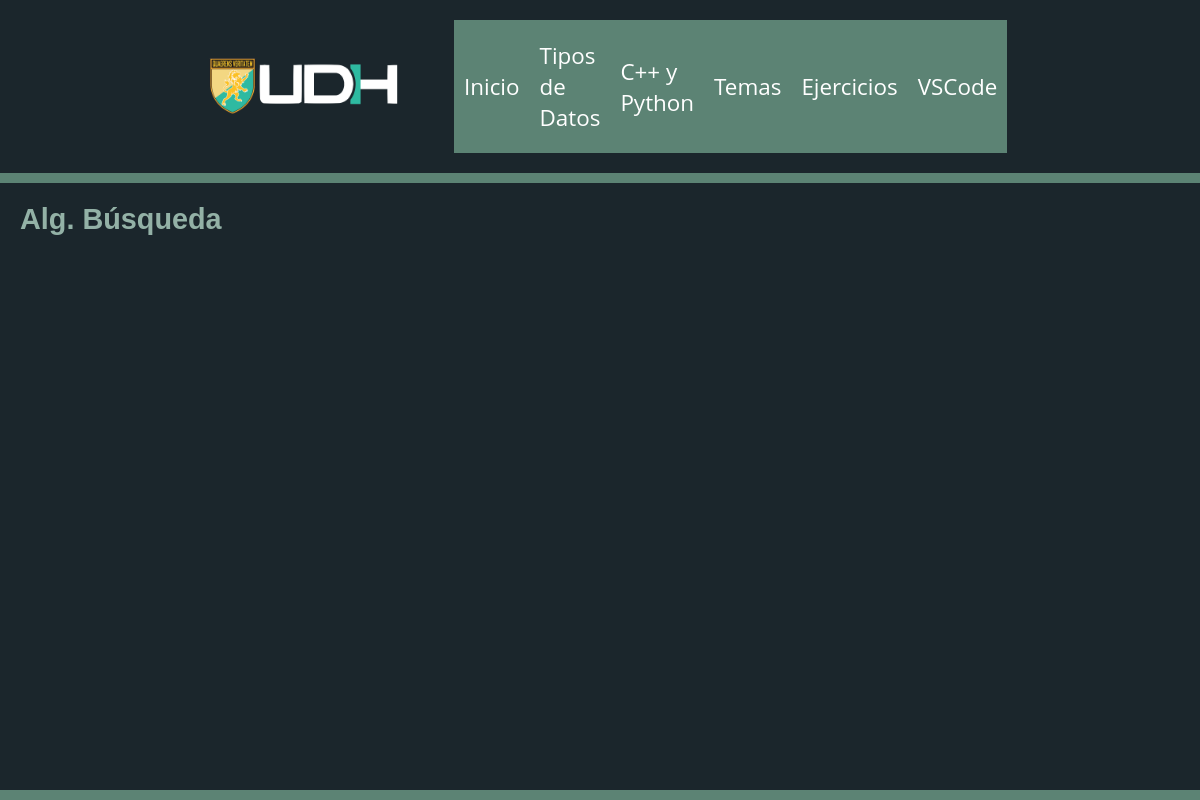
The page /Ejercicios/Alg. Búsqueda/ on the database as committed earlier.
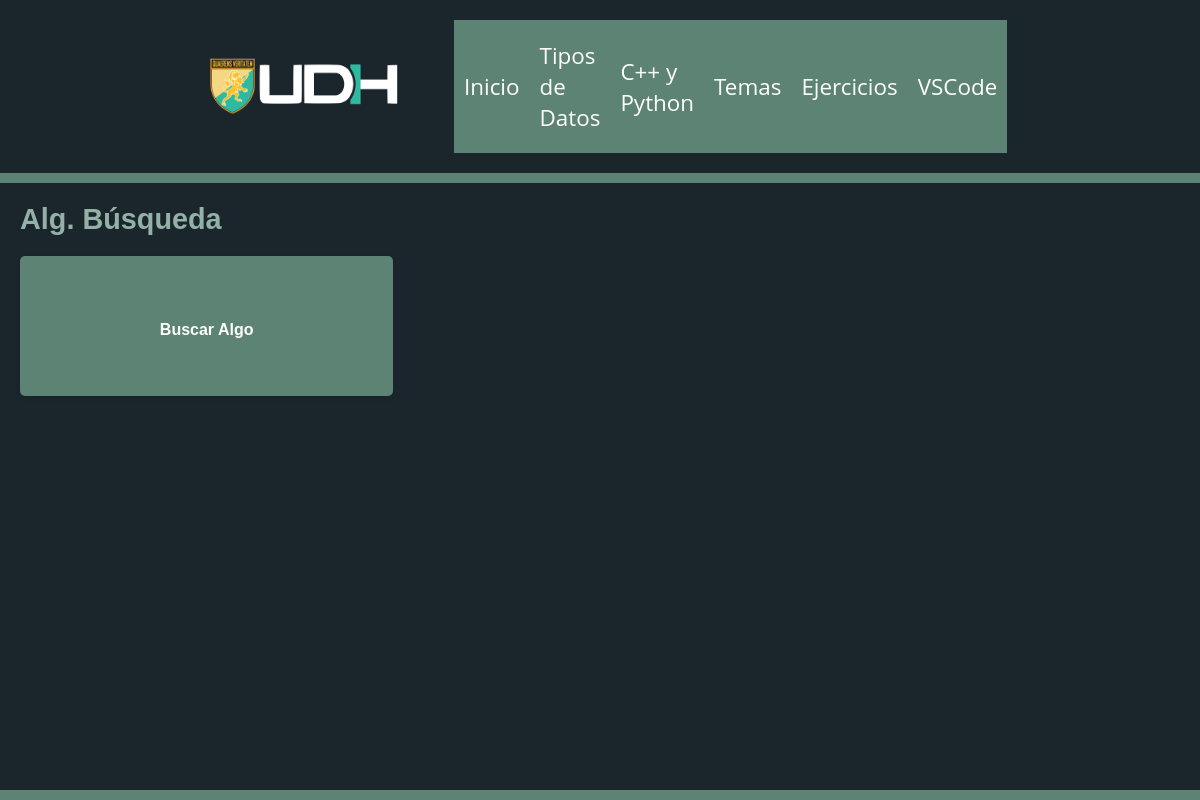
The same page on the database as committed later.
### exercises/models.py (models this page shows, shortened)
class Exercises(models.Model):
    category = models.ForeignKey(Categories, on_delete=models.CASCADE)
    title = models.CharField(max_length=100)
    desc = models.TextField()
    cpp_snippet = models.TextField()
    py_snippet = models.TextField()
    subcategoty = models.ForeignKey(Subcategories, on_delete=models.CASCADE, null=True, blank=True, default=None)

### exercises/views.py (the view)
# urls.py: path('Ejercicios/<str:category_name>/', ExerciseListView.as_view(), name='lista'),
class ExerciseListView(View):
    def get(self, request, category_name):
        category, _ = get_category_and_exercise(category_name)
        exercise = Exercises.objects.filter(category=category)
        return render(request, 'exercise_list.html', {'category': category,
                                                      'exercise': exercise})

### exercises/views.py (called while the page is built)
def get_category_and_exercise(category_name, exer_title=None):
    category = get_object_or_404(Categories, name=category_name)
    if exer_title:
        exercise = get_object_or_404(Exercises, title=exer_title)
        return category, exercise
    return category, None

### exercises/static/templates/exercise_list.html
{% extends 'base.html' %}
{% block content %}
<h1>{{ category.name }}</h1>
<div class="category-grid-container">
    <div class="category-grid">
        {% for id in exercise %}
        <a href="{% url 'ejemplo' category.name id.title %}">
            <div class="category-card-ex">
                <h3>{{ id.title }}</h3>
            </div>
        </a>
        {% endfor %}
    </div>
</div>
{% endblock %}

Rows that differ between the two databases and show on the page:
added Exercises: title "Buscar Algo"
